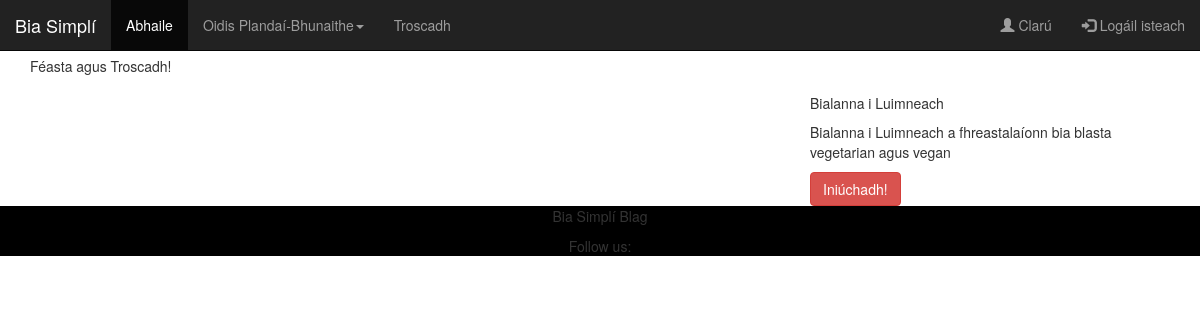
/, run on an earlier commit of the app's database.
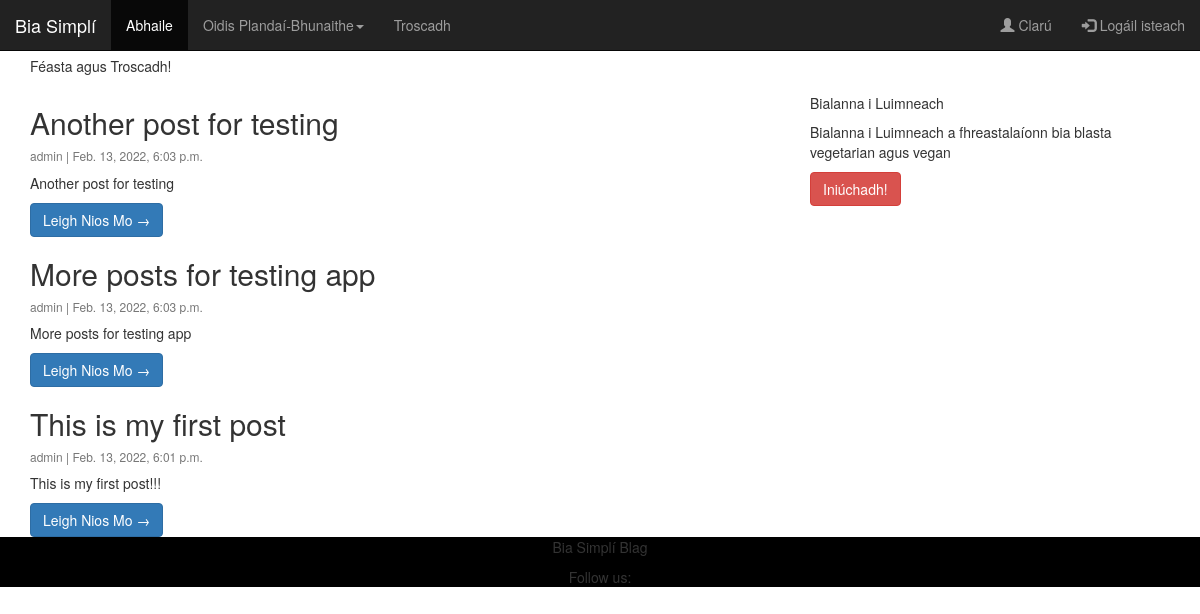
And on a later commit of the database.
### blog/models.py (models this page shows, shortened)
class Post(models.Model):
    title = models.CharField(max_length=200, unique=True)
    slug = models.SlugField(max_length=200, unique=True)
    author = models.ForeignKey(User, on_delete= models.CASCADE,related_name='blog_posts')
    updated_on = models.DateTimeField(auto_now= True)
    content = models.TextField()
    created_on = models.DateTimeField(auto_now_add=True)
    status = models.IntegerField(choices=STATUS, default=0)
    class Meta:
        ordering = ['-created_on']

### blog/views.py (the view)
# urls.py: path('', views.PostList.as_view(), name='home'),
class PostList(generic.ListView):
    queryset = Post.objects.filter(status=1).order_by('-created_on')
    template_name = 'index.html'

### templates/index.html (shortened to what this page needs)
{% extends "base.html" %}
{% block content %}
<header class="masthead">
    <div class="container">
        <div class="row">
            <div class=" col-md-8 col-md-10 mx-auto">
                <div class="site-heading">
                    <h3 class=" site-heading my-4 mt-3 text-black"> Fáilte Roimh Bia Simplí </h3>
                    <p class="text-dark">Féasta agus Troscadh! &nbsp
                    </p>
                </div>
            </div>
        </div>
    </div>
</header>
<div class="container">
    <div class="row">
        <div class="col-md-8 mt-3 left">
            {% for post in post_list %}
            <div class="card mb-4">
                <div class="card-body">
                    <h2 class="card-title">{{ post.title }}</h2>
                    <p class="card-text text-muted h6">{{ post.author }} | {{ post.created_on}} </p>
                    <p class="card-text">{{post.content|slice:":200" }}</p>
                    <a href="{% url 'post_detail' post.slug  %}" class="btn btn-primary">
                        Leigh Nios Mo &rarr;</a>
                </div>
            </div>
            {% endfor %}
        </div>
        {% block sidebar %} {% include 'sidebar.html' %} {% endblock sidebar %}
    </div>
</div>
{%endblock%}

### templates/base.html (shortened to what this page needs)
{% load static %}
<!DOCTYPE html>
<html lang="en" class="h-100">
<head>
    <link rel="stylesheet" href="https://maxcdn.bootstrapcdn.com/bootstrap/3.4.1/css/bootstrap.min.css">
    <link rel="stylesheet" href="{% static 'css/style.css' %}">
    <link href="static/css/custom.css" rel="stylesheet">
</head>
<body class="d-flex flex-column h-100 main-bg">
    <nav class="navbar navbar-inverse navbar-fixed-top">
        <div class="container-fluid">
            <div class="navbar-header">
                <a class="navbar-brand" href="{% url 'home' %}">Bia Simplí</a>
            </div>
            <div class="collapse navbar-collapse" id="myNavbar">
                <ul class="nav navbar-nav">
                    <li class="active"><a href="#">Abhaile</a></li>
                    <li class="dropdown"><a class="dropdown-toggle" data-toggle="dropdown" href="#">Oidis
                            Plandaí-Bhunaithe<span class="caret"></span></a>
                    </li>
                    <li><a href="#">
                            Troscadh</a></li>
                </ul>
                <ul class="nav navbar-nav navbar-right">
                    <li><a href="#"><span class="glyphicon glyphicon-user"></span>
                            Clarú</a></li>
                    <li><a href="#"><span class="glyphicon glyphicon-log-in"></span> Logáil isteach</a></li>
                </ul>
            </div>
        </div>
    </nav>
    <main class="flex-shrink-0 main-bg">
        {% block content %}{% endblock content %}
    </main>
    <footer class="footer mt-auto py-3 dark-bg" id="footer-override">
        <p class="m-0 text-center text-white">Bia Simplí Blag</p>
        <p class="m-0 text-center text-white">Follow us:
            </p>
    </footer>
</body>
</html>

### templates/sidebar.html
{% block sidebar %}
<div class="col-md-4 float-right ">
<div class="card my-4">
        <h5 class="card-header">
            Bialanna i Luimneach</h5>
    <div class="card-body">
        <p class="card-text">Bialanna i Luimneach a fhreastalaíonn bia blasta vegetarian agus vegan</p>
        <a href="#"
           class="btn btn-danger">Iniúchadh!</a>
    </div>
</div>
</div>
{% endblock sidebar %}

### static/css/style.css (style rules this page uses)
footer { background-color: black; }

What changed in the data, as far as the page shows it:
added Post: title "Another post for testing", author "admin", created_on "Feb. 13, 2022, 6:03 p.m.", content "Another post for testing"
added Post: title "More posts for testing app", author "admin", created_on "Feb. 13, 2022, 6:03 p.m.", content "More posts for testing app"
added Post: title "This is my first post", author "admin", created_on "Feb. 13, 2022, 6:01 p.m.", content "This is my first post!!!"
